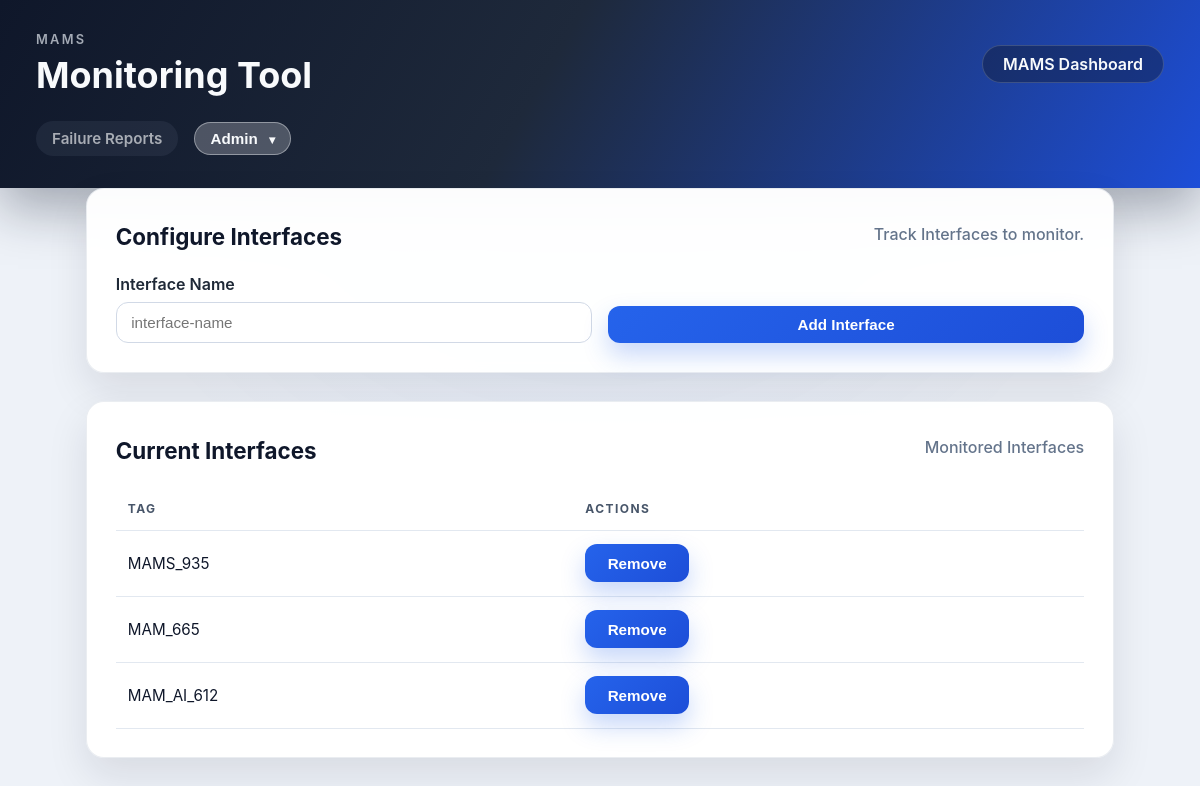
Page /configure on the earlier database version.
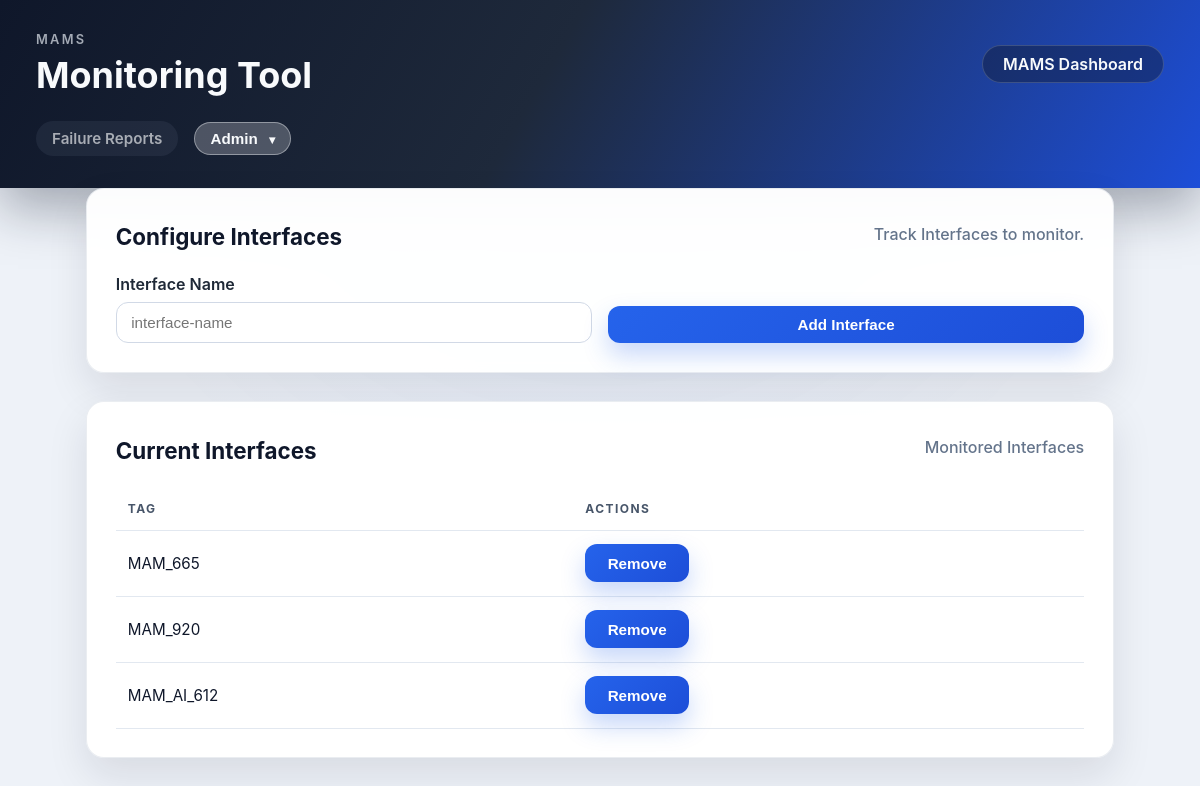
Same page on the later database version.
### tables this page shows
CREATE TABLE "processes" (
	"id"	INTEGER,
	"tag_name"	TEXT NOT NULL UNIQUE,
	"folder_path"	TEXT NOT NULL,
	"created_at"	TEXT NOT NULL DEFAULT (datetime('now')),
	"check_uc4_file"	INTEGER NOT NULL,
	PRIMARY KEY("id" AUTOINCREMENT)
);

### monitoring_tool/app.py (the view, shortened to what this page needs)
    @app.route("/configure", methods=["GET", "POST"])
    def configure():
        tags = process_service.list_tags()
        return render_template("configure.html", tags=tags)

### monitoring_tool/db.py (called while the page is built)
def get_connection() -> sqlite3.Connection:
    connection = sqlite3.connect(DB_PATH)
    connection.row_factory = sqlite3.Row
    return connection

def query_all(query: str, params: Iterable | None = None) -> list[sqlite3.Row]:
    with get_connection() as connection:
        cursor = connection.execute(query, params or [])
        return cursor.fetchall()

### monitoring_tool/services/process_service.py (called while the page is built)
def list_tags() -> list[str]:
    rows = db.query_all("SELECT tag_name FROM processes ORDER BY tag_name")
    return [row["tag_name"] for row in rows]

### monitoring_tool/templates/configure.html (shortened to what this page needs)
 {% extends "base.html" %}
 {% block content %}
 <section class="panel">
  <div class="panel-header">
    <div>
      <h2>Configure Interfaces</h2>
    </div>
    <span class="helper-text">Track Interfaces to monitor.</span>
  </div>
   <form method="post" class="form-grid">
     <label>
       Interface Name
       <input type="text" name="tag_name" placeholder="interface-name" required>
     </label>
    <button type="submit" class="button primary">Add Interface</button>
   </form>
 </section>
 <section class="panel">
  <div class="panel-header">
    <div>
      <h2>Current Interfaces</h2>
    </div>
    <span class="helper-text">Monitored Interfaces</span>
  </div>
   <table>
     <thead>
       <tr>
         <th>Tag</th>
         <th>Actions</th>
       </tr>
     </thead>
     <tbody>
      {% for tag in tags %}
      <tr>
          <td>{{ tag }}</td>
          <td>
          <form method="post" action="{{ url_for('delete_tag') }}">
            <button type="submit" class="button secondary">Remove</button>
          </form>
        </td>
         </tr>
       {% else %}
         <tr>
          <td colspan="2">No Interfaces configured.</td>
        </tr>
       {% endfor %}
     </tbody>
   </table>
 </section>
 {% endblock %}

Differences in the rows shown:
removed processes: tag_name "MAMS_935"
added processes: tag_name "MAM_920"
